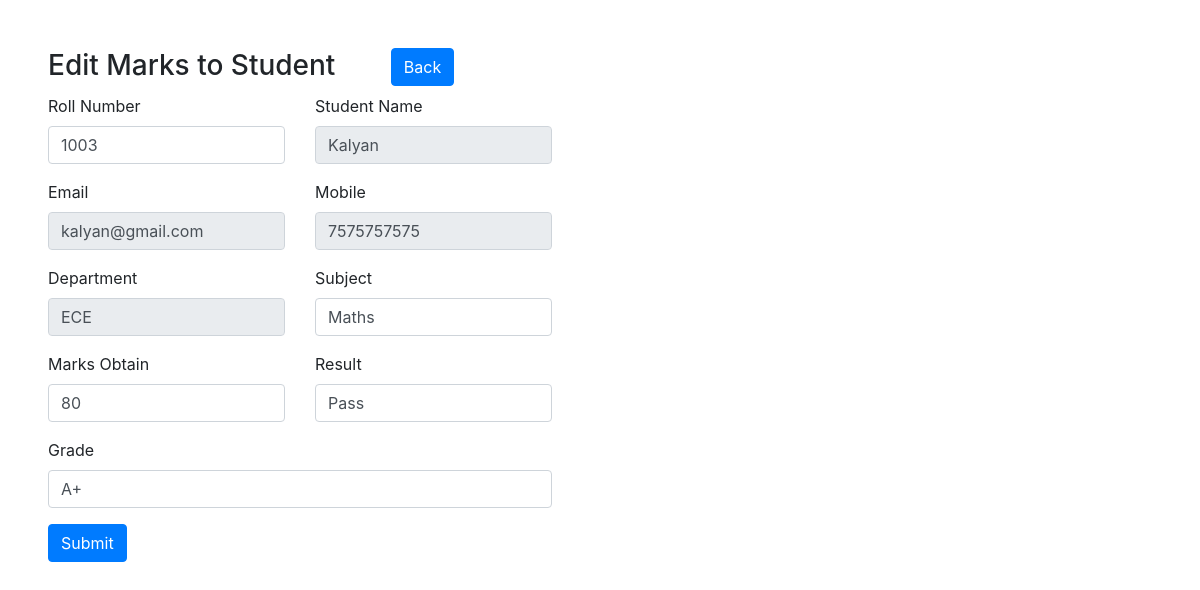
Page /add-marks.php?resultid=2&action=edit on the committed database.
### tables this page shows
CREATE TABLE `result` (
  `id` int(11) NOT NULL AUTO_INCREMENT,
  `rollno` int(11) DEFAULT NULL,
  `subject` varchar(60) DEFAULT NULL,
  `total_mark` int(11) DEFAULT '100',
  `mark_obtain` int(11) DEFAULT NULL,
  `result` tinyint(1) DEFAULT NULL,
  `grade` varchar(3) DEFAULT NULL,
  PRIMARY KEY (`id`)
);

CREATE TABLE `student` (
  `id` int(11) NOT NULL AUTO_INCREMENT,
  `rollno` int(11) DEFAULT NULL,
  `name` varchar(60) DEFAULT NULL,
  `email` varchar(60) DEFAULT NULL,
  `mobile` varchar(20) DEFAULT NULL,
  `dept` varchar(60) DEFAULT NULL,
  PRIMARY KEY (`id`)
);

### dataBase.php (called while the page is built, shortened)
<?php
class dataBase{
	private  $host = 'localhost';
	private  $usernamae = 'root';
	private  $password = '';
	private  $database = 'icc_task';
	public $conn;
	public function __construct(){
		$dsn = "mysql:host=$this->host;dbname=$this->database;charset=utf8";
		$this->conn = new PDO($dsn, $this->usernamae, $this->password,[
			PDO::ATTR_EMULATE_PREPARES => false,
			PDO::ATTR_ERRMODE => PDO::ERRMODE_EXCEPTION
		  ] );
	}
	public function fetch_result_data($type, $resultid = 0){
		$result = array();
		if($type=='single'){
			$fetch_record = $this->conn->prepare("SELECT s.name, s.email, s.mobile, s.dept, r.* FROM result r INNER JOIN student s ON s.rollno=r.rollno WHERE r.id=:resultid");
			$fetch_record->execute(array(':resultid'=>$resultid));
			$result = $fetch_record->fetch(PDO::FETCH_ASSOC);
		}
		elseif($type=='multiple'){
			$fetch_record = $this->conn->prepare("SELECT s.name, s.email, s.mobile, s.dept, r.* FROM result r LEFT JOIN student s ON s.rollno=r.rollno");
			$fetch_record->execute();
			$result = $fetch_record->fetchAll(PDO::FETCH_ASSOC);
		}
		return $result;
	}
}
$db_obj = new dataBase();

### add-marks.php (the view, shortened to what this page needs)
<?php
require_once('dataBase.php');
if(isset($_REQUEST['resultid']) && is_numeric($_REQUEST['resultid']) && $_REQUEST['resultid']>0){
  $results 	= 	$db_obj->fetch_result_data('single', $_REQUEST['resultid']);
}
?>
<html>
  <head>
    <link rel="stylesheet" href="https://stackpath.bootstrapcdn.com/bootstrap/4.1.3/css/bootstrap.min.css">
  </head>
  <body>
    <div class="container-fluid">
      <div class="row">
        <div class="col-6 mt-10 p-5">
          <h3> <?php echo isset($_REQUEST['action']) && $_REQUEST['action']=='edit'?'Edit':'Add'; ?> Marks to Student <a href="index.php" class="btn btn-primary ml-5">Back</a></h3>
          <form method="post" class="generate_form" id="new_generated_form">
            <div  id="new_form_view">
              <div class="form-group row">
                <div class="col-md-6">
                  <label for="Roll_Number">Roll Number</label>
                  <input type="text" class="form-control" id="Roll_Number" name="Roll_Number" placeholder="Roll Number" value="<?php echo isset($_POST['Roll_Number'])?$_POST['Roll_Number']:(isset($results['rollno'])?$results['rollno']:'');?>">
                </div>
                <div class="col-md-6">
                  <label for="Student_Name">Student Name</label>
                  <input type="text" class="form-control" id="Student_Name" name="Student_Name" placeholder="Student Name" readonly  value="<?php echo isset($_POST['Student_Name'])?$_POST['Student_Name']:(isset($results['name'])?$results['name']:'');?>">
                </div>
              </div>
              <div class="form-group row">
                <div class="col-md-6">
                  <label for="Email">Email</label>
                  <input type="text" class="form-control" id="Email" name="Email" placeholder="Email" readonly value="<?php echo isset($_POST['Email'])?$_POST['Email']:(isset($results['email'])?$results['email']:'');?>">
                </div>
                <div class="col-md-6">
                  <label for="Mobile">Mobile</label>
                  <input type="text" class="form-control" id="Mobile" name="Mobile" placeholder="Mobile" readonly value="<?php echo isset($_POST['Mobile'])?$_POST['Mobile']:(isset($results['mobile'])?$results['mobile']:'');?>">
                </div>
              </div>
              <div class="form-group row">
                <div class="col-md-6">
                  <label for="Department">Department</label>
                  <input type="text" class="form-control" id="Department" name="Department" placeholder="Department" readonly value="<?php echo isset($_POST['Department'])?$_POST['Department']:(isset($results['dept'])?$results['dept']:'');?>">
                </div>
                <div class="col-md-6">
                  <label for="Subject">Subject</label>
                  <input type="text" class="form-control" id="Subject" name="Subject" placeholder="Subject"  value="<?php echo isset($_POST['Subject'])?$_POST['Subject']:(isset($results['subject'])?$results['subject']:'');?>">
                </div>
              </div>
              <div class="form-group row">
                <div class="col-md-6">
                  <label for="Marks_Obtain">Marks Obtain</label>
                  <input type="text" class="form-control" id="Marks_Obtain" name="Marks_Obtain" placeholder="Marks Obtain" value="<?php echo isset($_POST['Marks_Obtain'])?$_POST['Marks_Obtain']:(isset($results['mark_obtain'])?$results['mark_obtain']:'');?>">
                </div>
                <div class="col-md-6">
                  <label for="Result">Result</label>
                  <input type="text" class="form-control" id="Result" name="Result" placeholder="Result" value="<?php echo isset($_POST['Result'])?$_POST['Result']:(isset($results['result']) && $results['result']==1?'Pass':'Fail');?>">
                </div>
              </div>
              <div class="form-group">
                <label for="Grade">Grade</label>
                <input type="text" class="form-control" id="Grade" name="Grade" placeholder="Grade"  value="<?php echo isset($_POST['Grade'])?$_POST['Grade']:(isset($results['grade'])?$results['grade']:'');?>">
              </div>
              <div class="form-group">
                  <input type="submit" class="btn btn-primary" id="submit_field" name="submit" value="Submit">
              </div>
            </div>
          </form>
        </div>
      </div>
    </div>
  </body>
</html>

### rows in the picture
result: Roll_Number "1003", Student_Name "Kalyan", Email "kalyan@gmail.com", Mobile "7575757575", Department "ECE", Subject "Maths", Marks_Obtain "80", Result "Pass", Grade "A+"
